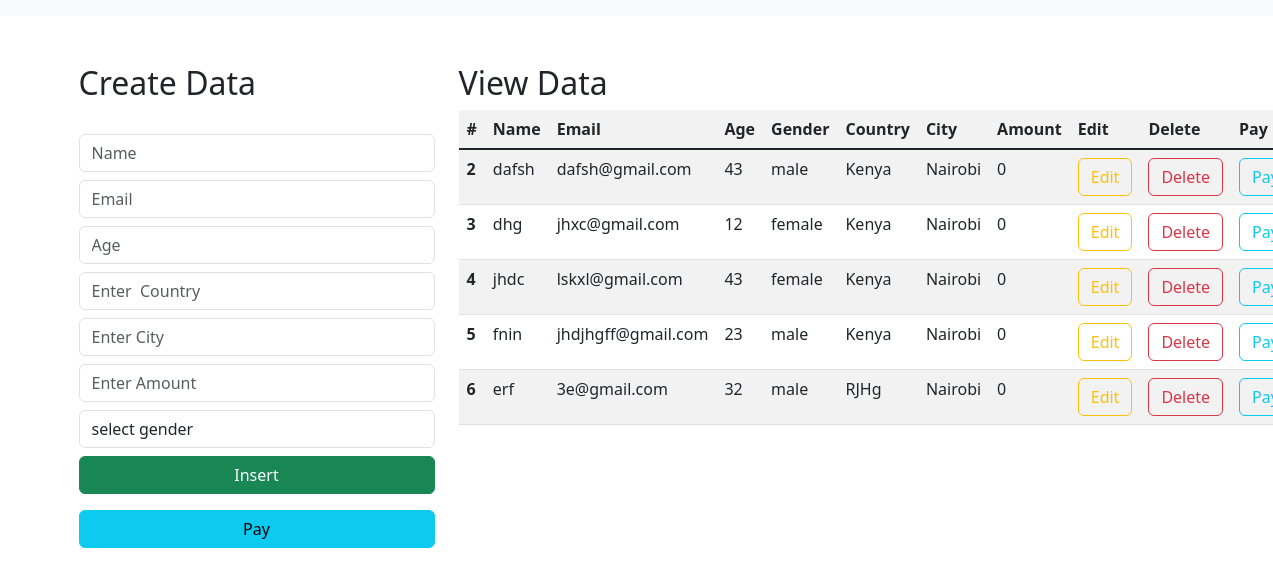
The app's page /, older data.
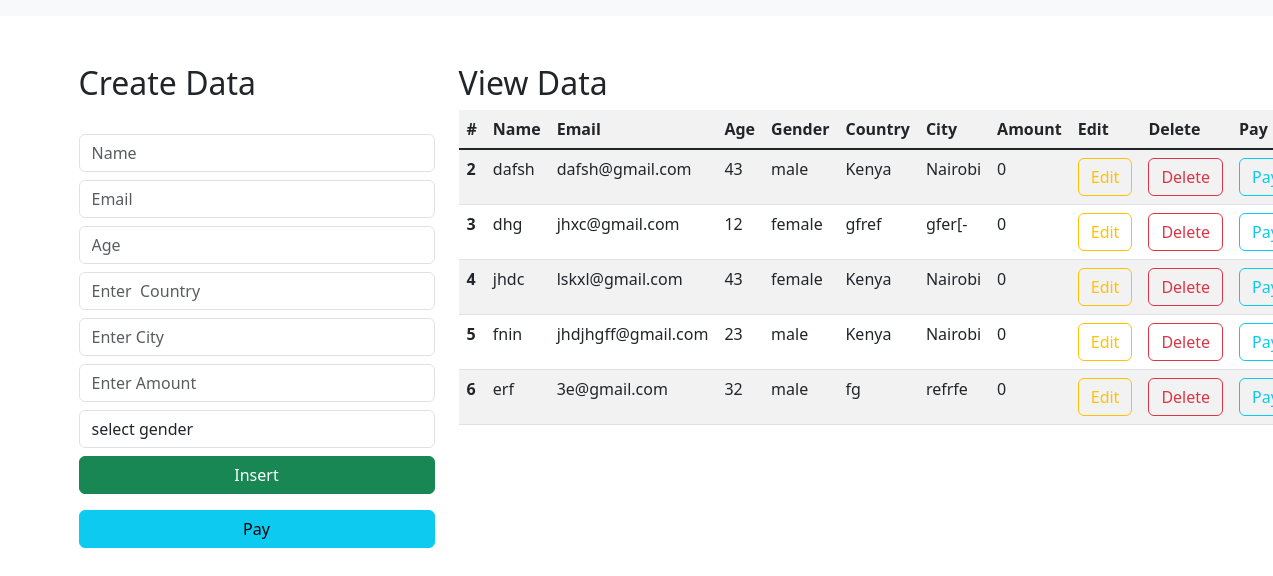
The same page, newer data.
### djangoCryProject/models.py (models this page shows)
class Student(models.Model):
    name = models.CharField(max_length=50, blank=False, null=False)
    email = models.EmailField()
    age = models.IntegerField()
    gender = models.CharField(max_length=50, blank=False, null=False)
    country = models.CharField(max_length=50, default='Kenya')
    city = models.CharField(max_length=50, default='Nairobi')
    amount = models.IntegerField(default='0')

### djangoCryProject/views.py (the view)
# urls.py: path('', views.index_page, name='index'),
def index_page(request):
    data = Student.objects.all()
    context = {"data": data}
    return render(request, "index.html", context)

### templates/index.html (shortened to what this page needs)
<html lang="en">
    <link href="https://cdn.jsdelivr.net/npm/bootstrap@5.3.0-alpha1/dist/css/bootstrap.min.css" rel="stylesheet">
  <head>
  </head>
  <body>
    <nav class="navbar navbar-expand-lg bg-body-tertiary">
      </nav>
      <div class="container mt-5">
        <div class="row">
            <div class="col-md-4">
                <h2>Create Data</h2>
                <br>
                <form action="/insert" method="post">
                    <div class="form-group">
                        <input type="text" class="form-control" placeholder="Name" name="name" required>
                    </div>
                    <div class="form-group">
                        <input type="email" class="form-control  mt-2" placeholder="Email" name="email" required>
                    </div>
                    <div class="form-group">
                        <input type="number" class="form-control  mt-2" placeholder="Age" name="age" required>
                    </div>
                    <div class="form-group">
                        <input type="text" class="form-control  mt-2" placeholder="Enter  Country" name="country" required>
                    </div>
                    <div class="form-group">
                        <input type="text" class="form-control  mt-2" placeholder="Enter City" name="city" required>
                    </div>
                    <div class="form-group">
                        <input type="number" class="form-control  mt-2" placeholder="Enter Amount" name="amount" required>
                    </div>
                    <div class="form-group mt-2">
                        <select id="gender" name="gender" class="form-control" required>
                            <option selected>select gender</option>
                        </select>
                    </div>
                    <div class="d-grid gap-2">
                        <button class="btn btn-success mt-2" type="submit">Insert</button>
                        <button class="btn btn-info mt-2" type="submit">Pay</button>
                    </div>
                </form>
            </div>
            <div class="col-md-8">
                <h2>View Data</h2>
                <table class="table table-striped table-hover">
                    <thea0d>
                      <tr>
                        <th scope="col">#</th>
                        <th scope="col">Name</th>
                        <th scope="col">Email</th>
                        <th scope="col">Age</th>
                        <th scope="col">Gender</th>
                        <th scope="col">Country</th>
                        <th scope="col">City</th>
                        <th scope="col">Amount</th>
                        <th scope="col">Edit</th>
                        <th scope="col">Delete</th>
                        <th scope="col">Pay</th>
                      </tr>
                    </thea0d>
                    <tbody class="table-group-divider">
                    {% for d in data %}
                      <tr>
                        <th scope="row">{{d.id}}</th>
                        <td>{{d.name}}</td>
                        <td>{{d.email}}</td>
                        <td>{{d.age}}</td>
                        <td>{{d.gender}}</td>
                        <td>{{d.country}}</td>
                        <td>{{d.city}}</td>
                        <td>{{d.amount}}</td>
                        <td><a href="/update/{{d.id}}" type="button" class="btn btn-outline-warning">Edit</a></td>
                        <td><a href="/delete/{{d.id}}" type="button" class="btn btn-outline-danger">Delete</a></td>
                        <td><a href="/pay/{{d.id}}" type="button" class="btn btn-outline-info">Pay</a></td>
                      </tr>
                    {% endfor %}
                    </tbody>
                  </table>
            </div>
        </div>
      </div>
  </body>
</html>

Row changes from the older to the newer data that the page shows:
changed Student "dhg": country "Kenya" → "gfref"; city "Nairobi" → "gfer[-"
changed Student "erf": country "RJHg" → "fg"; city "Nairobi" → "refrfe"
